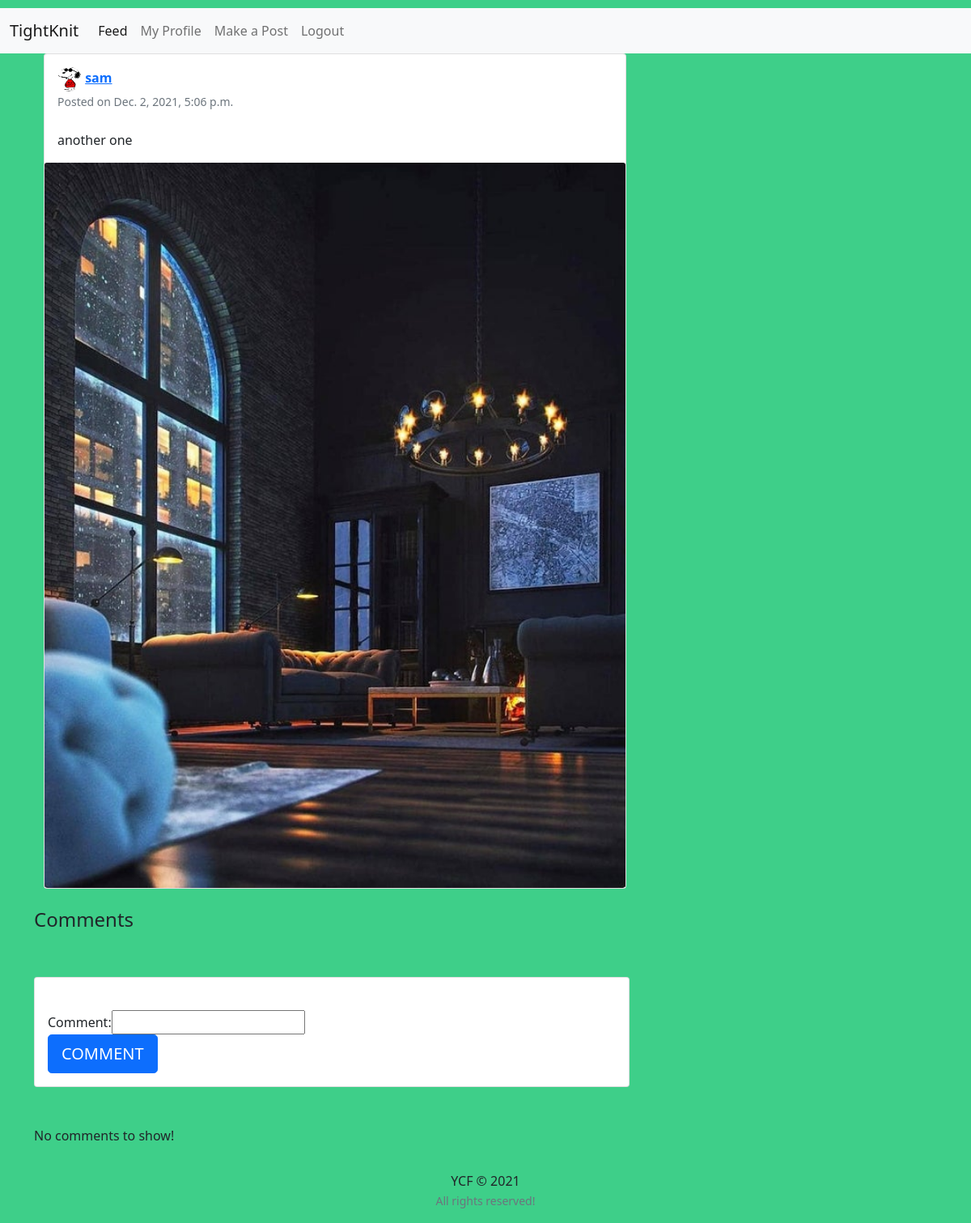
Before: /post/4/ (signed in) with the older database file.
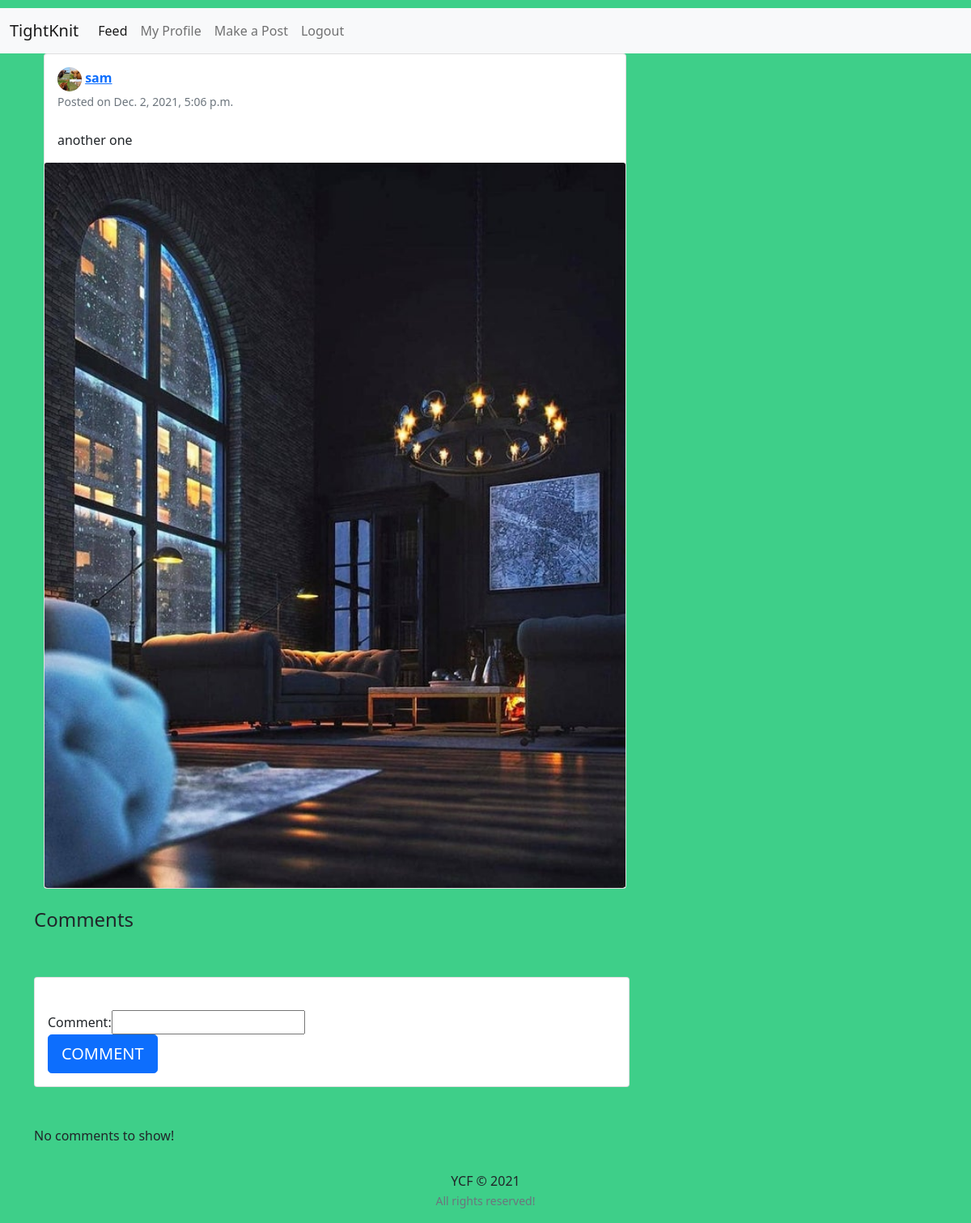
After: the same page with the newer database file.
### feed/models.py (models this page shows, shortened)
class Post(models.Model):
    description = models.CharField(max_length=255, blank=True)
    blog_text = models.CharField(max_length = 20000,blank = True)
    pic = models.ImageField(upload_to='path/to/img')
    date_posted = models.DateTimeField(default=timezone.now)
    user_name = models.ForeignKey(User, on_delete=models.CASCADE)
    tags = models.CharField(max_length=100, blank=True)

### users/models.py (models this page shows, shortened)
class Profile(models.Model):
    user = models.OneToOneField(User, on_delete=models.CASCADE)
    image = models.ImageField(default='default.png', upload_to='profile_pics')
    slug = AutoSlugField(populate_from='user')
    bio = models.CharField(max_length=255, blank=True)
    followers = models.ManyToManyField('Profile', related_name="follower", blank=True)
    following = models.ManyToManyField('Profile', related_name = "followee", blank = True)
    def get_absolute_url(self):
        return "/users/{}".format(self.slug)

### feed/views.py (the view)
# urls.py: path('post/<int:pk>/', views.post_detail, name='post-detail'),
@login_required
def post_detail(request, pk):
	post = get_object_or_404(Post, pk=pk)
	user = request.user
	is_liked =  Like.objects.filter(user=user, post=post)
	if request.method == 'POST':
		form = NewCommentForm(request.POST)
		if form.is_valid():
			data = form.save(commit=False)
			data.post = post
			data.username = user
			data.save()
			return redirect('post-detail', pk=pk)
	else:
		form = NewCommentForm()
	return render(request, 'feed/post_detail.html', {'post':post, 'is_liked':is_liked, 'form':form})

### feed/forms.py
class NewCommentForm(forms.ModelForm):
	class Meta:
		model = Comments
		fields = ['comment']

### feed/templates/feed/post_detail.html (shortened to what this page needs)
{% extends "feed/layout.html" %}
{% load static %}
{% block content %}
	<div class="container">
	    <div class="row">
	      <div class="col-md-8">
	        <div class="card ">
	          <div class="card-body">
	          	<a href="{{ post.user_name.profile.get_absolute_url }}"><img src="{{ post.user_name.profile.image.url }}" class="rounded-circle" width="30" height="30" alt=""></a>
	          	<a  href="{{ post.user_name.profile.get_absolute_url }}"><b>{{ post.user_name }}</b></a>
	          	<br><small class="text-muted">Posted on {{ post.date_posted }}</small>
	          	<br><br>
	            <p class="card-text text-dark">{{ post.description }}</p>
	          </div>
	          <a href="{{ post.pic.url }}"><img class="card-img-top" src="{{ post.pic.url }}" alt=""></a>
	          </div>
	        </div>
	  	   </div>
	    </div>
	    <br>
	    <h4>Comments</h4>
	    <div class="row">
	    	<div class="col-md-8">
	    		<div class="card card-signin my-5">
	    			<div class="card-body">
	    				<form class="form-signin" method = "POST">
				            <fieldset class="form-group"><br>
				                {{ form }}
				            </fieldset>
				            <div class="form-group">
				                <button class="btn btn-lg btn-primary btn-block text-uppercase" type="submit">Comment</button><br>
				            </div>
	    			</div>
	    		</div>
	    	</div>
	    </div>
	    <div class="row">
	    	<div class="col-md-8">
	    		{% if post.details.all %}
	    		<div class="card card-signin my-5">
	    		{% for detail in post.details.all %}
	    			<div class="card-body">
	    				<a href="{{ detail.username.profile.get_absolute_url }}">
	    					<img src="{{ detail.username.profile.image.url }}" class="rounded-circle" width="30" height="30" alt="">
	    				</a>
	          			<a class="text-dark" href="{{ detail.username.profile.get_absolute_url }}"><b>{{ detail.username }}</b></a>
	          			<br><small>{{ detail.comment_date }}</small><br><br>
	          			<p class="card-text text-dark">{{ detail.comment }}</p>
	    			</div>
	    			<hr class="my-1">
	    		{% endfor %}
	    		</div>
	    		{% else %}
	    			<p>No comments to show!</p>
	    		{% endif %}
	    	</div>
	    </div>
	</div>
{% endblock content %}

Changed rows visible on the page:
changed through a linked row, Post "another one": user_name.profile.image: picture added in place of a placeholder
